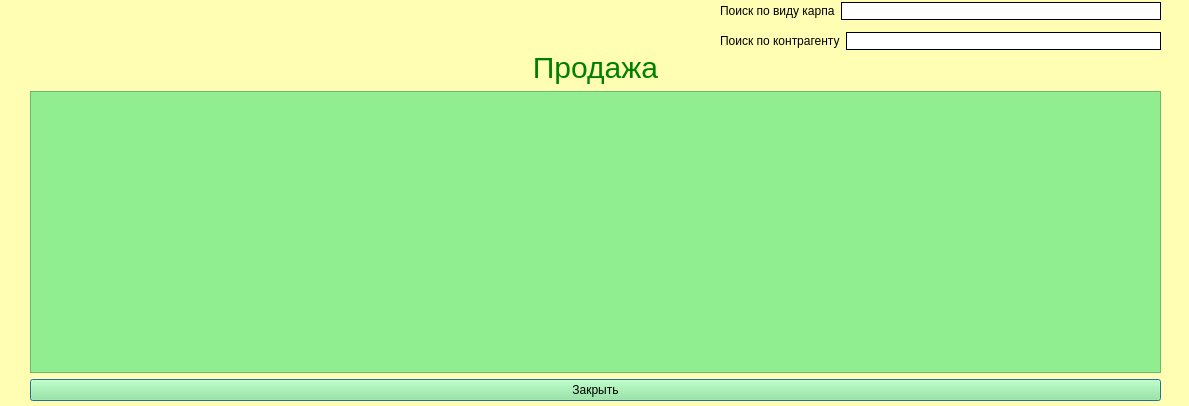
<?xml version="1.0" encoding="UTF-8"?>
<ui version="4.0">
 <class>SaleReport</class>
 <widget class="QDialog" name="SaleReport">
  <property name="geometry">
   <rect>
    <x>0</x>
    <y>0</y>
    <width>1189</width>
    <height>406</height>
   </rect>
  </property>
  <property name="windowTitle">
   <string>Dialog</string>
  </property>
  <property name="styleSheet">
   <string notr="true">background-color:rgb(255, 254, 178);
</string>
  </property>
  <widget class="QWidget" name="layoutWidget">
   <property name="geometry">
    <rect>
     <x>30</x>
     <y>50</y>
     <width>1131</width>
     <height>351</height>
    </rect>
   </property>
   <layout class="QVBoxLayout" name="verticalLayout">
    <item>
     <widget class="QLabel" name="label">
      <property name="styleSheet">
       <string notr="true">font-size:30px;
color:green</string>
      </property>
      <property name="text">
       <string>&lt;html&gt;&lt;head/&gt;&lt;body&gt;&lt;p align=&quot;center&quot;&gt;Продажа&lt;/p&gt;&lt;/body&gt;&lt;/html&gt;</string>
      </property>
     </widget>
    </item>
    <item>
     <widget class="QTableWidget" name="twSaleReport">
      <property name="styleSheet">
       <string notr="true">color: black;
background-color: lightgreen</string>
      </property>
     </widget>
    </item>
    <item>
     <widget class="QPushButton" name="logoutButton">
      <property name="styleSheet">
       <string notr="true">color: black;
background-color: lightgreen</string>
      </property>
      <property name="text">
       <string>Закрыть</string>
      </property>
     </widget>
    </item>
   </layout>
  </widget>
  <widget class="QWidget" name="layoutWidget_3">
   <property name="geometry">
    <rect>
     <x>720</x>
     <y>0</y>
     <width>441</width>
     <height>22</height>
    </rect>
   </property>
   <layout class="QHBoxLayout" name="horizontalLayout">
    <item>
     <widget class="QLabel" name="label_2">
      <property name="text">
       <string>Поиск по виду карпа</string>
      </property>
     </widget>
    </item>
    <item>
     <widget class="QLineEdit" name="lineEditSearch">
      <property name="styleSheet">
       <string notr="true">border: 1px solid black; background-color:white;
</string>
      </property>
     </widget>
    </item>
   </layout>
  </widget>
  <widget class="QWidget" name="layoutWidget_4">
   <property name="geometry">
    <rect>
     <x>720</x>
     <y>30</y>
     <width>441</width>
     <height>22</height>
    </rect>
   </property>
   <layout class="QHBoxLayout" name="horizontalLayout_2">
    <item>
     <widget class="QLabel" name="label_3">
      <property name="text">
       <string>Поиск по контрагенту</string>
      </property>
     </widget>
    </item>
    <item>
     <widget class="QLineEdit" name="lineEditSearchCounterparty">
      <property name="styleSheet">
       <string notr="true">border: 1px solid black; background-color:white;
</string>
      </property>
     </widget>
    </item>
   </layout>
  </widget>
 </widget>
 <resources/>
 <connections/>
</ui>
